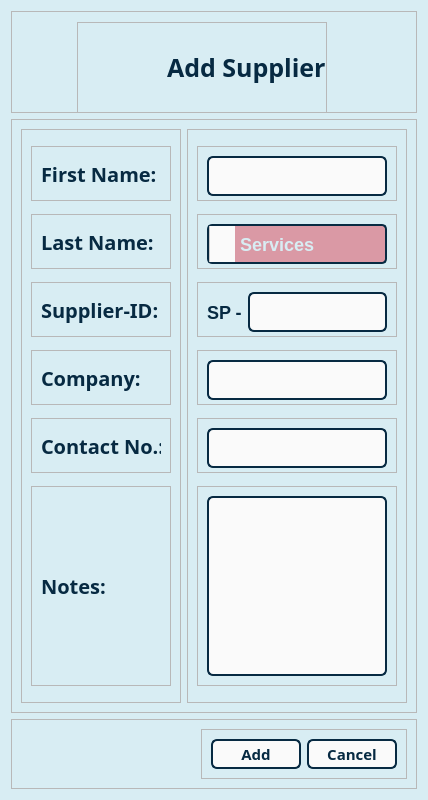
<?xml version="1.0" encoding="UTF-8"?>
<ui version="4.0">
 <class>Dialog</class>
 <widget class="QDialog" name="Dialog">
  <property name="geometry">
   <rect>
    <x>0</x>
    <y>0</y>
    <width>428</width>
    <height>800</height>
   </rect>
  </property>
  <property name="sizePolicy">
   <sizepolicy hsizetype="Fixed" vsizetype="Fixed">
    <horstretch>0</horstretch>
    <verstretch>0</verstretch>
   </sizepolicy>
  </property>
  <property name="minimumSize">
   <size>
    <width>400</width>
    <height>800</height>
   </size>
  </property>
  <property name="maximumSize">
   <size>
    <width>500</width>
    <height>800</height>
   </size>
  </property>
  <property name="windowTitle">
   <string>Dialog</string>
  </property>
  <property name="styleSheet">
   <string notr="true">QDialog {
    background-color: #D8EDF3;
}
</string>
  </property>
  <layout class="QVBoxLayout" name="verticalLayout_3">
   <item>
    <widget class="QFrame" name="alltopframe">
     <property name="frameShape">
      <enum>QFrame::StyledPanel</enum>
     </property>
     <property name="frameShadow">
      <enum>QFrame::Raised</enum>
     </property>
     <layout class="QHBoxLayout" name="horizontalLayout_2">
      <property name="spacing">
       <number>0</number>
      </property>
      <property name="topMargin">
       <number>0</number>
      </property>
      <property name="bottomMargin">
       <number>0</number>
      </property>
      <item>
       <spacer name="spacer1">
        <property name="orientation">
         <enum>Qt::Horizontal</enum>
        </property>
        <property name="sizeHint" stdset="0">
         <size>
          <width>20</width>
          <height>20</height>
         </size>
        </property>
       </spacer>
      </item>
      <item>
       <widget class="QFrame" name="titlelogoframe">
        <property name="sizePolicy">
         <sizepolicy hsizetype="Fixed" vsizetype="Fixed">
          <horstretch>0</horstretch>
          <verstretch>0</verstretch>
         </sizepolicy>
        </property>
        <property name="minimumSize">
         <size>
          <width>250</width>
          <height>100</height>
         </size>
        </property>
        <property name="maximumSize">
         <size>
          <width>270</width>
          <height>80</height>
         </size>
        </property>
        <property name="frameShape">
         <enum>QFrame::StyledPanel</enum>
        </property>
        <property name="frameShadow">
         <enum>QFrame::Raised</enum>
        </property>
        <layout class="QHBoxLayout" name="horizontalLayout">
         <property name="leftMargin">
          <number>0</number>
         </property>
         <property name="topMargin">
          <number>0</number>
         </property>
         <property name="rightMargin">
          <number>0</number>
         </property>
         <item>
          <widget class="QLabel" name="supplierlogo">
           <property name="maximumSize">
            <size>
             <width>90</width>
             <height>90</height>
            </size>
           </property>
           <property name="text">
            <string/>
           </property>
           <property name="pixmap">
            <pixmap resource="HPAC IS/Hpac.qrc">:/icons/Supplier.png</pixmap>
           </property>
           <property name="scaledContents">
            <bool>true</bool>
           </property>
          </widget>
         </item>
         <item>
          <widget class="QLabel" name="addsuppliertitle">
           <property name="styleSheet">
            <string notr="true">QLabel {
	font: Merriweather Sans;
	font: bold;
	font-size: 25px;
	color: #072A42;
}</string>
           </property>
           <property name="text">
            <string>Add Supplier</string>
           </property>
          </widget>
         </item>
        </layout>
       </widget>
      </item>
      <item>
       <spacer name="spacer2">
        <property name="orientation">
         <enum>Qt::Horizontal</enum>
        </property>
        <property name="sizeHint" stdset="0">
         <size>
          <width>80</width>
          <height>20</height>
         </size>
        </property>
       </spacer>
      </item>
     </layout>
    </widget>
   </item>
   <item>
    <widget class="QFrame" name="allmiddleframe">
     <property name="frameShape">
      <enum>QFrame::StyledPanel</enum>
     </property>
     <property name="frameShadow">
      <enum>QFrame::Raised</enum>
     </property>
     <layout class="QHBoxLayout" name="horizontalLayout_17">
      <item>
       <widget class="QFrame" name="IAFrame">
        <property name="layoutDirection">
         <enum>Qt::RightToLeft</enum>
        </property>
        <property name="frameShape">
         <enum>QFrame::StyledPanel</enum>
        </property>
        <property name="frameShadow">
         <enum>QFrame::Raised</enum>
        </property>
        <layout class="QVBoxLayout" name="verticalLayout">
         <item>
          <widget class="QFrame" name="I1AFrame">
           <property name="minimumSize">
            <size>
             <width>140</width>
             <height>55</height>
            </size>
           </property>
           <property name="maximumSize">
            <size>
             <width>140</width>
             <height>55</height>
            </size>
           </property>
           <property name="frameShape">
            <enum>QFrame::StyledPanel</enum>
           </property>
           <property name="frameShadow">
            <enum>QFrame::Raised</enum>
           </property>
           <layout class="QHBoxLayout" name="horizontalLayout_3">
            <item>
             <widget class="QLabel" name="I1A">
              <property name="layoutDirection">
               <enum>Qt::RightToLeft</enum>
              </property>
              <property name="styleSheet">
               <string notr="true">QLabel {
	font: Merriweather Sans;
	font: bold;
	font-size: 20px;
	color: #072A42;
}</string>
              </property>
              <property name="text">
               <string>First Name:</string>
              </property>
             </widget>
            </item>
           </layout>
          </widget>
         </item>
         <item>
          <widget class="QFrame" name="I2AFrame">
           <property name="minimumSize">
            <size>
             <width>140</width>
             <height>55</height>
            </size>
           </property>
           <property name="maximumSize">
            <size>
             <width>140</width>
             <height>55</height>
            </size>
           </property>
           <property name="frameShape">
            <enum>QFrame::StyledPanel</enum>
           </property>
           <property name="frameShadow">
            <enum>QFrame::Raised</enum>
           </property>
           <layout class="QHBoxLayout" name="horizontalLayout_4">
            <item>
             <widget class="QLabel" name="I2A">
              <property name="styleSheet">
               <string notr="true">QLabel {
	font: Merriweather Sans;
	font: bold;
	font-size: 20px;
	color: #072A42;
}</string>
              </property>
              <property name="text">
               <string>Last Name:</string>
              </property>
             </widget>
            </item>
           </layout>
          </widget>
         </item>
         <item>
          <widget class="QFrame" name="I3AFrame">
           <property name="minimumSize">
            <size>
             <width>0</width>
             <height>55</height>
            </size>
           </property>
           <property name="maximumSize">
            <size>
             <width>140</width>
             <height>55</height>
            </size>
           </property>
           <property name="frameShape">
            <enum>QFrame::StyledPanel</enum>
           </property>
           <property name="frameShadow">
            <enum>QFrame::Raised</enum>
           </property>
           <layout class="QHBoxLayout" name="horizontalLayout_5">
            <item>
             <widget class="QLabel" name="I3A">
              <property name="styleSheet">
               <string notr="true">QLabel {
	font: Merriweather Sans;
	font: bold;
	font-size: 20px;
	color: #072A42;
}</string>
              </property>
              <property name="text">
               <string>Supplier-ID:</string>
              </property>
             </widget>
            </item>
           </layout>
          </widget>
         </item>
         <item>
          <widget class="QFrame" name="I4AFrame">
           <property name="minimumSize">
            <size>
             <width>140</width>
             <height>55</height>
            </size>
           </property>
           <property name="maximumSize">
            <size>
             <width>140</width>
             <height>55</height>
            </size>
           </property>
           <property name="frameShape">
            <enum>QFrame::StyledPanel</enum>
           </property>
           <property name="frameShadow">
            <enum>QFrame::Raised</enum>
           </property>
           <layout class="QHBoxLayout" name="horizontalLayout_13">
            <item>
             <widget class="QLabel" name="I4A">
              <property name="styleSheet">
               <string notr="true">QLabel {
	font: Merriweather Sans;
	font: bold;
	font-size: 20px;
	color: #072A42;
}</string>
              </property>
              <property name="text">
               <string>Company:</string>
              </property>
             </widget>
            </item>
           </layout>
          </widget>
         </item>
         <item>
          <widget class="QFrame" name="I5AFrame">
           <property name="minimumSize">
            <size>
             <width>140</width>
             <height>55</height>
            </size>
           </property>
           <property name="maximumSize">
            <size>
             <width>140</width>
             <height>55</height>
            </size>
           </property>
           <property name="frameShape">
            <enum>QFrame::StyledPanel</enum>
           </property>
           <property name="frameShadow">
            <enum>QFrame::Raised</enum>
           </property>
           <layout class="QHBoxLayout" name="horizontalLayout_14">
            <item>
             <widget class="QLabel" name="I5A">
              <property name="styleSheet">
               <string notr="true">QLabel {
	font: Merriweather Sans;
	font: bold;
	font-size: 20px;
	color: #072A42;
}</string>
              </property>
              <property name="text">
               <string>Contact No.:</string>
              </property>
             </widget>
            </item>
           </layout>
          </widget>
         </item>
         <item>
          <widget class="QFrame" name="I6AFrame">
           <property name="minimumSize">
            <size>
             <width>140</width>
             <height>55</height>
            </size>
           </property>
           <property name="maximumSize">
            <size>
             <width>140</width>
             <height>200</height>
            </size>
           </property>
           <property name="frameShape">
            <enum>QFrame::StyledPanel</enum>
           </property>
           <property name="frameShadow">
            <enum>QFrame::Raised</enum>
           </property>
           <layout class="QHBoxLayout" name="horizontalLayout_7">
            <item>
             <widget class="QLabel" name="I6A">
              <property name="styleSheet">
               <string notr="true">QLabel {
	font: Merriweather Sans;
	font: bold;
	font-size: 20px;
	color: #072A42;
}</string>
              </property>
              <property name="text">
               <string>Notes:</string>
              </property>
             </widget>
            </item>
           </layout>
          </widget>
         </item>
        </layout>
       </widget>
      </item>
      <item>
       <widget class="QFrame" name="IBFrame">
        <property name="layoutDirection">
         <enum>Qt::RightToLeft</enum>
        </property>
        <property name="frameShape">
         <enum>QFrame::StyledPanel</enum>
        </property>
        <property name="frameShadow">
         <enum>QFrame::Raised</enum>
        </property>
        <layout class="QVBoxLayout" name="verticalLayout_2">
         <item>
          <widget class="QFrame" name="I1BFrame">
           <property name="minimumSize">
            <size>
             <width>0</width>
             <height>55</height>
            </size>
           </property>
           <property name="maximumSize">
            <size>
             <width>16777215</width>
             <height>55</height>
            </size>
           </property>
           <property name="frameShape">
            <enum>QFrame::StyledPanel</enum>
           </property>
           <property name="frameShadow">
            <enum>QFrame::Raised</enum>
           </property>
           <layout class="QHBoxLayout" name="horizontalLayout_8">
            <item>
             <widget class="QLineEdit" name="I1B">
              <property name="minimumSize">
               <size>
                <width>0</width>
                <height>40</height>
               </size>
              </property>
              <property name="styleSheet">
               <string notr="true">QLineEdit {
	font-family: &quot;Merriweather Sans&quot;;
	font: bold;
	font-size: 18px;
	color: #072A42;
	background-color: #fafafa;
	border: 2px solid #072A42;
	border-radius: 6px;
	padding: 5px;
}

QLineEdit::placeholder {
    color: #DD5C6D;
    font-style: italic;
}
</string>
              </property>
             </widget>
            </item>
           </layout>
          </widget>
         </item>
         <item>
          <widget class="QFrame" name="I2BFrame">
           <property name="minimumSize">
            <size>
             <width>0</width>
             <height>55</height>
            </size>
           </property>
           <property name="maximumSize">
            <size>
             <width>16777215</width>
             <height>55</height>
            </size>
           </property>
           <property name="frameShape">
            <enum>QFrame::StyledPanel</enum>
           </property>
           <property name="frameShadow">
            <enum>QFrame::Raised</enum>
           </property>
           <layout class="QHBoxLayout" name="horizontalLayout_9">
            <item>
             <widget class="QComboBox" name="I2B">
              <property name="minimumSize">
               <size>
                <width>0</width>
                <height>40</height>
               </size>
              </property>
              <property name="styleSheet">
               <string notr="true">QComboBox {
    font-family: &quot;Merriweather Sans&quot;;
	color: #D8EDF3;
    font-size: 18px;
	font-weight: bold;
    padding: 5px;
    border: 2px solid #072A42;
    border-radius: 5px;
    background-color: #DA99A5;
}

QComboBox::drop-down {
    subcontrol-origin: padding;
    subcontrol-position: top right;
    width: 25px;
    border-left: 1px solid #ccc;
	background-color: #fafafa;
}

QComboBox::down-arrow {
    image: url(:/icons/arrow down.png);
	width: 23px;
	height: 25px;
}

QComboBox QAbstractItemView {
    background-color: #fafafa;
    color: #072A42;
    selection-background-color: #DA99A5;
    selection-color: #fafafa ;
    outline:#DA99A5;
}
</string>
              </property>
              <property name="editable">
               <bool>false</bool>
              </property>
              <property name="currentText">
               <string>Services</string>
              </property>
              <item>
               <property name="text">
                <string>Services</string>
               </property>
              </item>
              <item>
               <property name="text">
                <string>Diagnostic</string>
               </property>
              </item>
              <item>
               <property name="text">
                <string>Medicine</string>
               </property>
              </item>
              <item>
               <property name="text">
                <string>Vitamins</string>
               </property>
              </item>
              <item>
               <property name="text">
                <string>Others</string>
               </property>
              </item>
             </widget>
            </item>
           </layout>
          </widget>
         </item>
         <item>
          <widget class="QFrame" name="I3BCFrame">
           <property name="minimumSize">
            <size>
             <width>0</width>
             <height>55</height>
            </size>
           </property>
           <property name="maximumSize">
            <size>
             <width>16777215</width>
             <height>55</height>
            </size>
           </property>
           <property name="frameShape">
            <enum>QFrame::StyledPanel</enum>
           </property>
           <property name="frameShadow">
            <enum>QFrame::Raised</enum>
           </property>
           <layout class="QHBoxLayout" name="horizontalLayout_10">
            <item>
             <widget class="QLineEdit" name="I3C">
              <property name="minimumSize">
               <size>
                <width>0</width>
                <height>40</height>
               </size>
              </property>
              <property name="styleSheet">
               <string notr="true">QLineEdit {
	font-family: &quot;Merriweather Sans&quot;;
	font: bold;
	font-size: 20px;
	color: #072A42;
	background-color: #fafafa;
	border: 2px solid #072A42;
	border-radius: 6px;
	padding: 5px;
}

QLineEdit::placeholder {
    color: #DD5C6D;
    font-style: italic;
}
</string>
              </property>
              <property name="readOnly">
               <bool>true</bool>
              </property>
             </widget>
            </item>
            <item>
             <widget class="QLabel" name="I3B">
              <property name="minimumSize">
               <size>
                <width>0</width>
                <height>40</height>
               </size>
              </property>
              <property name="styleSheet">
               <string notr="true">QLabel {
	font-family: &quot;Merriweather Sans&quot;;
	font: bold;
	font-size: 18px;
	color: #072A42;

}

</string>
              </property>
              <property name="text">
               <string>SP -</string>
              </property>
             </widget>
            </item>
           </layout>
          </widget>
         </item>
         <item>
          <widget class="QFrame" name="I4BFrame">
           <property name="minimumSize">
            <size>
             <width>0</width>
             <height>55</height>
            </size>
           </property>
           <property name="maximumSize">
            <size>
             <width>16777215</width>
             <height>55</height>
            </size>
           </property>
           <property name="frameShape">
            <enum>QFrame::StyledPanel</enum>
           </property>
           <property name="frameShadow">
            <enum>QFrame::Raised</enum>
           </property>
           <layout class="QHBoxLayout" name="horizontalLayout_15">
            <item>
             <widget class="QLineEdit" name="I4B">
              <property name="minimumSize">
               <size>
                <width>0</width>
                <height>40</height>
               </size>
              </property>
              <property name="styleSheet">
               <string notr="true">QLineEdit {
	font-family: &quot;Merriweather Sans&quot;;
	font: bold;
	font-size: 18px;
	color: #072A42;
	background-color: #fafafa;
	border: 2px solid #072A42;
	border-radius: 6px;
	padding: 5px;
}

QLineEdit::placeholder {
    color: #DD5C6D;
    font-style: italic;
}
</string>
              </property>
             </widget>
            </item>
           </layout>
          </widget>
         </item>
         <item>
          <widget class="QFrame" name="I5BCFrame">
           <property name="minimumSize">
            <size>
             <width>0</width>
             <height>55</height>
            </size>
           </property>
           <property name="maximumSize">
            <size>
             <width>16777215</width>
             <height>55</height>
            </size>
           </property>
           <property name="frameShape">
            <enum>QFrame::StyledPanel</enum>
           </property>
           <property name="frameShadow">
            <enum>QFrame::Raised</enum>
           </property>
           <layout class="QHBoxLayout" name="horizontalLayout_16">
            <item>
             <widget class="QLineEdit" name="I5B">
              <property name="minimumSize">
               <size>
                <width>0</width>
                <height>40</height>
               </size>
              </property>
              <property name="maximumSize">
               <size>
                <width>16777215</width>
                <height>40</height>
               </size>
              </property>
              <property name="styleSheet">
               <string notr="true">QLineEdit {
	font-family: &quot;Merriweather Sans&quot;;
	font: bold;
	font-size: 18px;
	color: #072A42;
	background-color: #fafafa;
	border: 2px solid #072A42;
	border-radius: 6px;
	padding: 5px;
}

QLineEdit::placeholder {
    color: #DD5C6D;
    font-style: italic;
}
</string>
              </property>
             </widget>
            </item>
           </layout>
          </widget>
         </item>
         <item>
          <widget class="QFrame" name="I6BFrame">
           <property name="minimumSize">
            <size>
             <width>0</width>
             <height>200</height>
            </size>
           </property>
           <property name="maximumSize">
            <size>
             <width>16777215</width>
             <height>200</height>
            </size>
           </property>
           <property name="frameShape">
            <enum>QFrame::StyledPanel</enum>
           </property>
           <property name="frameShadow">
            <enum>QFrame::Raised</enum>
           </property>
           <layout class="QHBoxLayout" name="horizontalLayout_12">
            <item>
             <widget class="QTextEdit" name="I6B">
              <property name="styleSheet">
               <string notr="true">QTextEdit {
	font-family: &quot;Merriweather Sans&quot;;
	font: bold;
	font-size: 18px;
	color: #072A42;
	background-color: #fafafa;
	border: 2px solid #072A42;
	border-radius: 6px;
	padding: 5px;
}

</string>
              </property>
             </widget>
            </item>
           </layout>
          </widget>
         </item>
        </layout>
       </widget>
      </item>
     </layout>
    </widget>
   </item>
   <item>
    <widget class="QFrame" name="allbotframe">
     <property name="frameShape">
      <enum>QFrame::StyledPanel</enum>
     </property>
     <property name="frameShadow">
      <enum>QFrame::Raised</enum>
     </property>
     <layout class="QHBoxLayout" name="horizontalLayout_21">
      <item>
       <spacer name="spacer3">
        <property name="orientation">
         <enum>Qt::Horizontal</enum>
        </property>
        <property name="sizeHint" stdset="0">
         <size>
          <width>175</width>
          <height>20</height>
         </size>
        </property>
       </spacer>
      </item>
      <item>
       <widget class="QFrame" name="buttframe">
        <property name="frameShape">
         <enum>QFrame::StyledPanel</enum>
        </property>
        <property name="frameShadow">
         <enum>QFrame::Raised</enum>
        </property>
        <layout class="QHBoxLayout" name="horizontalLayout_18">
         <item>
          <widget class="QPushButton" name="addbutt">
           <property name="styleSheet">
            <string notr="true">QPushButton {
	font: Merriweather Sans;
	font-size: 15px;
	font-weight: bold;
	color: #072A42;
	background-color: #fafafa;
	border: 2px solid #072A42;
	border-radius: 6px;
	padding: 3px;
	width: 80px;
	height: 20px;
			}

QPushButton:hover {
            background-color: #c1c8d4;  
        }
        QPushButton:pressed {
            background-color: #DD5C6D;
        }
</string>
           </property>
           <property name="text">
            <string>Add</string>
           </property>
          </widget>
         </item>
         <item>
          <widget class="QPushButton" name="cancellbutt">
           <property name="styleSheet">
            <string notr="true">QPushButton {
	font: Merriweather Sans;
	font-size: 15px;
	font-weight: bold;
	color: #072A42;
	background-color: #fafafa;
	border: 2px solid #072A42;
	border-radius: 6px;
	padding: 3px;
	width: 80px;
	height: 20px;
			}

QPushButton:hover {
            background-color: #c1c8d4;  
        }
        QPushButton:pressed {
            background-color: #DD5C6D;
        }
</string>
           </property>
           <property name="text">
            <string>Cancel</string>
           </property>
          </widget>
         </item>
        </layout>
       </widget>
      </item>
     </layout>
    </widget>
   </item>
  </layout>
 </widget>
 <resources>
  <include location="HPAC IS/Hpac.qrc"/>
 </resources>
 <connections/>
</ui>
